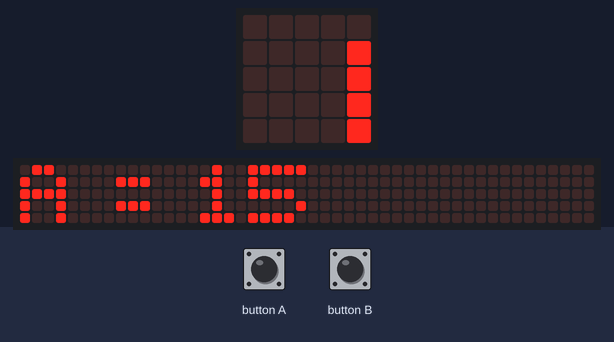
Simulated run of this program. Board: BBC micro:bit running MicroPython. Shown: the board's 5×5 LED display, a strip that is not on the board, showing the scrolling text unrolled. The 48×5 strip is a reading aid, not a part: it shows the text the display is scrolling, unrolled, one strip-width of it at a time.

Above: at 0.1 s.
At 1.1 s:
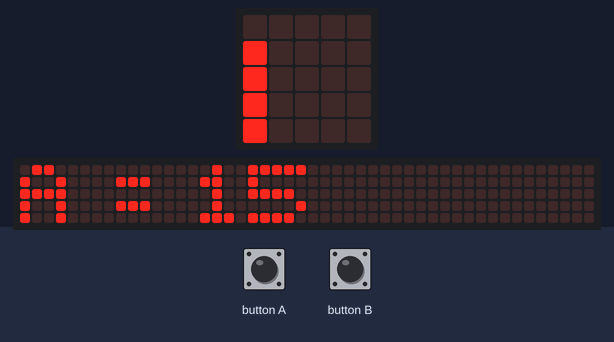
At 2.2 s:
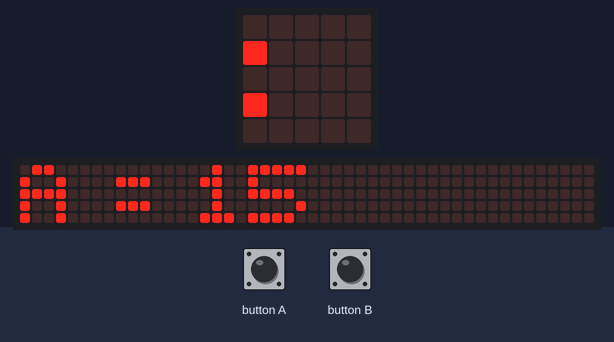
At 4.3 s:
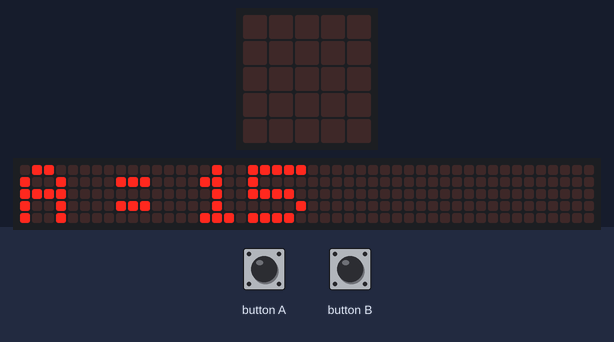
At 6.4 s:
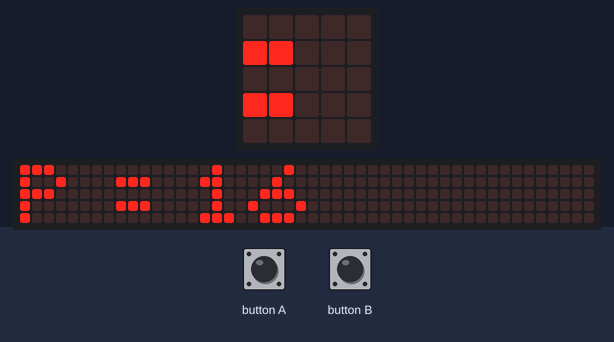
At 8.6 s:
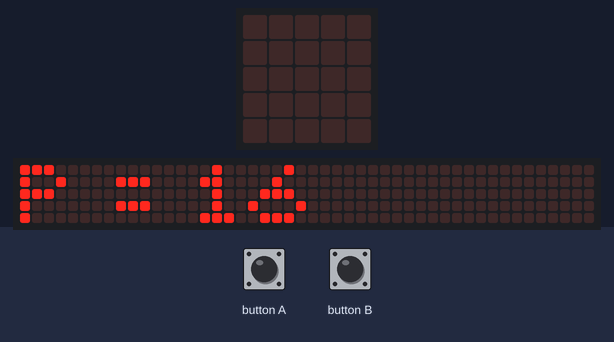

The program:

main.py
```python
"""
Created by: Ernest
Created on: Sep 2023
This module is a Micro:bit MicroPython program
"""

from microbit import *

display.clear()
sleep(1)


display.scroll("A = " + str(3 * 5))


display.scroll("P = " + str(3 * 2 + 5 * 2))
```
